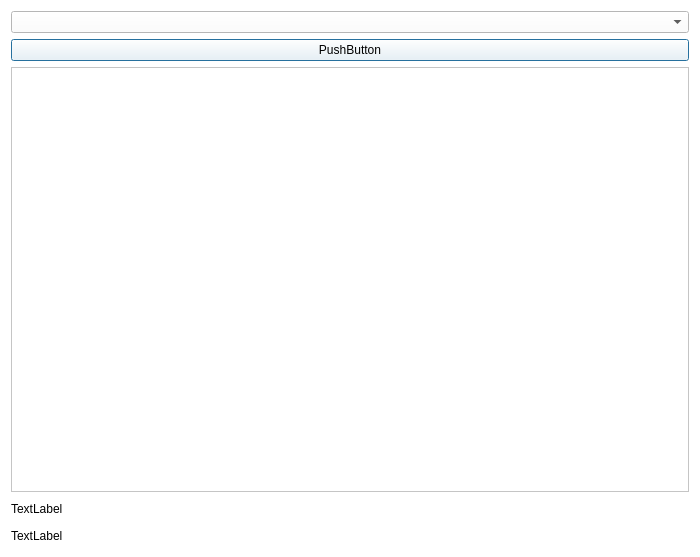
<?xml version="1.0" encoding="UTF-8"?>
<ui version="4.0">
 <class>Dialog</class>
 <widget class="QDialog" name="Dialog">
  <property name="geometry">
   <rect>
    <x>0</x>
    <y>0</y>
    <width>700</width>
    <height>557</height>
   </rect>
  </property>
  <property name="windowTitle">
   <string>Dialog</string>
  </property>
  <property name="styleSheet">
   <string notr="true">background-color: rgb(255, 255, 255);</string>
  </property>
  <layout class="QGridLayout" name="gridLayout">
   <item row="0" column="0">
    <layout class="QVBoxLayout" name="verticalLayout">
     <item>
      <widget class="QComboBox" name="comboBox">
       <property name="minimumSize">
        <size>
         <width>0</width>
         <height>21</height>
        </size>
       </property>
      </widget>
     </item>
     <item>
      <widget class="QPushButton" name="pushButton">
       <property name="minimumSize">
        <size>
         <width>0</width>
         <height>21</height>
        </size>
       </property>
       <property name="text">
        <string>PushButton</string>
       </property>
      </widget>
     </item>
     <item>
      <widget class="QListView" name="listView"/>
     </item>
     <item>
      <widget class="QLabel" name="label">
       <property name="minimumSize">
        <size>
         <width>0</width>
         <height>21</height>
        </size>
       </property>
       <property name="text">
        <string>TextLabel</string>
       </property>
      </widget>
     </item>
     <item>
      <widget class="QLabel" name="label_2">
       <property name="minimumSize">
        <size>
         <width>0</width>
         <height>21</height>
        </size>
       </property>
       <property name="text">
        <string>TextLabel</string>
       </property>
      </widget>
     </item>
    </layout>
   </item>
  </layout>
 </widget>
 <resources/>
 <connections/>
</ui>
